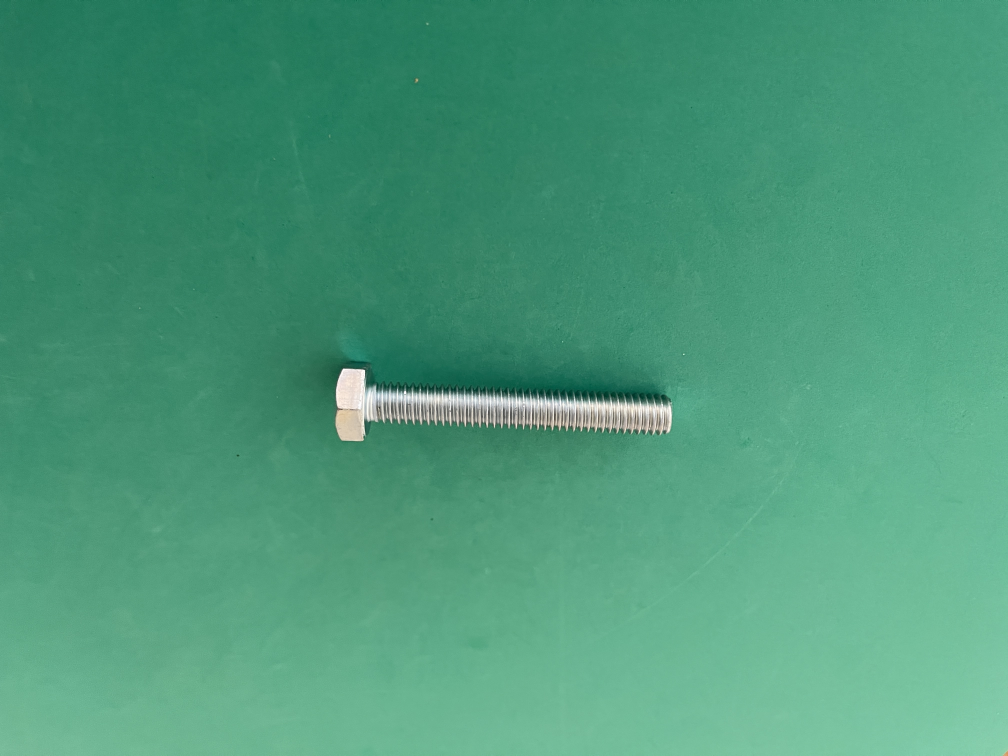
#> input picture RecycleWasteDataset/metal/metal(10).JPG, 4032 x 3024 px (shown at 1/4 size)
$ python -i SingleAutoLabelUsingRemBG.py   (imports and definitions only)
#> lines starting #> are read from the running program, lines starting #| are printed output that depends on the picture; after the words box and inside, x2 and y2 are one past the last pixel; in counts of white or black regions, pixels touching at a corner belong together
#> further down, picture is the input picture: shape (3024, 4032, 3); mean B, G, R 121.6, 153.1, 75.9
import cv2 as cv
import numpy as np
from matplotlib import pyplot as plt
import os
from os import listdir,mkdir
from os.path import isfile, join, exists
import copy
from rembg import remove

waste_name_list = [
    'Metal',
]
Label = 'Metal'
WRITE_IMAGE_OUTPUT = False
save_img_extension = 'jpg' # jpg png bmp ....
waste_name = waste_name_list[0]
dataset_path = 'D:/RecycleWasteDataset/test/'
dataset_crop_path = 'D:/DatasetMedicalWasteCropped/'
alpha_value = .7 # 0.1-1


img_path = dataset_path
img_crop_path = dataset_crop_path

mean_black = np.array([26,11,53])
mean_white = np.array([50,13,117])
mean_green_cam = np.array([110,191,122])
mean_green_mobile = np.array([119,191,101])

diff_thres_black = np.array([350,40,20]) # [70,110,40]  # [0-359,0-255,0-255] <<<<<<<<<<<<<<<<<<<<<<<<<<<<<<<<<<<<
diff_thres_white = np.array([80,40,20])  # [0-359,0-255,0-255] <<<<<<<<<<<<<<<<<<<<<<<<<<<<<<<<<<<<
diff_thres_green_cam = np.array([40,100,20])  # [0-359,0-255,0-255] <<<<<<<<<<<<<<<<<<<<<<<<<<<<<<<<<<<<<
diff_thres_green_mobile = np.array([45,60,40])  # [0-359,0-255,0-255] <<<<<<<<<<<<<<<<<<<<<<<<<<<<<<<<<<<<

padW = 8 # เติมช่องว่างรอบวัตถุด้านแนวนอน
padH = 8 # เติมช่องว่างรอบวัตถุด้านแนวตั้ง
class cvRect:
    # [9 lines left out: function __init__, not called in this run]
    def area(self):
        return self.w * self.h
    def tl(self):
        return [self.x,self.y]
    def br(self):
        return [self.x+self.w,self.y+self.h]
    def center(self):
        return [self.x+(self.w//2),self.y+(self.h//2)]
    def get_xywh(self):
        return  [self.x,self.y,self.w,self.h]


def pointBG(src_img):
    global mean_black,mean_white,mean_green_cam,mean_green_mobile
    global diff_thres_black,diff_thres_white,diff_thres_cam,diff_thres_mobile
    list_hists = []
    img = src_img.copy()
    # calc HSV hist
    hsv_planes = cv.split(img)
    for i in range(0,3):
        if(i==0): #H
            histr = cv.calcHist(hsv_planes,[i],None,[360],[0,360])
        elif(i==1): #S
            histr = cv.calcHist(hsv_planes,[i],None,[256],[0,256])
        elif(i==2): #V
            histr = cv.calcHist(hsv_planes,[i],None,[256],[0,256])
        list_hists.append(histr)
#> after the loop, list_hists = 3 items
    list_hists_np = np.array(list_hists,dtype=object)
    max_h = np.unravel_index(np.argmax(list_hists_np[0], axis=None), list_hists_np[0].shape)
#> max_h = (98, 0)
    max_s = np.unravel_index(np.argmax(list_hists_np[1], axis=None), list_hists_np[1].shape)
#> max_s = (128, 0)
    max_v = np.unravel_index(np.argmax(list_hists_np[2], axis=None), list_hists_np[2].shape)
#> max_v = (50, 0)
    #print(f"(max_h={max_h},max_s={max_s},max_v={max_v}")
    #print(f"{max_h[0]}\t{max_s[0]}\t{max_v[0]}")
    peak_HSV = np.array([max_h[0],max_s[0],max_v[0]])
#> peak_HSV = [98, 128, 50]
    #print(peak_HSV)
    # หาค่าความแตกต่างระหว่างสีของภาพ และค่าเฉลี่ยพื้นหลังของแต่ละสี
    diffBG = np.array([sum(abs(mean_black-peak_HSV)),sum(abs(mean_white-peak_HSV)),sum(abs(mean_green_cam-peak_HSV)),sum(abs(mean_green_mobile-peak_HSV))])
#> diffBG = [192, 230, 147, 135]
    idxMatchedBG = np.unravel_index(np.argmin(diffBG, axis=None), diffBG.shape)[0]
#> idxMatchedBG = 3
    #dict_bg = {0:"Black",1:"White",2:"GreenCam",3:"GreenMobile"}
    #print(dict_bg[idxMatchedBG])
    if(idxMatchedBG==0):
        low_H = np.int16(np.clip(max_h[0] - diff_thres_black[0],0,359)).item()
        low_S = np.int16(np.clip(max_s[0] - diff_thres_black[1],0,255)).item()
        low_V = np.int16(np.clip(max_v[0] - diff_thres_black[2],0,255)).item()
        high_H = np.int16(max_h[0] + diff_thres_black[0]).item()
        high_S = np.int16(max_s[0] + diff_thres_black[1]).item()
        high_V = np.int16(max_v[0] + diff_thres_black[2]).item()
    elif(idxMatchedBG==1):
        low_H = np.int16(np.clip(max_h[0] - diff_thres_white[0],0,359)).item()
        low_S = np.int16(np.clip(max_s[0] - diff_thres_white[1],0,255)).item()
        low_V = np.int16(np.clip(max_v[0] - diff_thres_white[2],0,255)).item()
        high_H = np.int16(max_h[0] + diff_thres_white[0]).item()
        high_S = np.int16(max_s[0] + diff_thres_white[1]).item()
        high_V = np.int16(max_v[0] + diff_thres_white[2]).item()
    elif(idxMatchedBG==2):
        low_H = np.int16(np.clip(max_h[0] - diff_thres_green_cam[0],0,359)).item()
        low_S = np.int16(np.clip(max_s[0] - diff_thres_green_cam[1],0,255)).item()
        low_V = np.int16(np.clip(max_v[0] - diff_thres_green_cam[2],0,255)).item()
        high_H = np.int16(max_h[0] + diff_thres_green_cam[0]).item()
        high_S = np.int16(max_s[0] + diff_thres_green_cam[1]).item()
        high_V = np.int16(max_v[0] + diff_thres_green_cam[2]).item()
    else:
        low_H = np.int16(np.clip(max_h[0] - diff_thres_green_mobile[0],0,359)).item()
#> low_H = 53
        low_S = np.int16(np.clip(max_s[0] - diff_thres_green_mobile[1],0,255)).item()
#> low_S = 68
        low_V = np.int16(np.clip(max_v[0] - diff_thres_green_mobile[2],0,255)).item()
#> low_V = 10
        high_H = np.int16(max_h[0] + diff_thres_green_mobile[0]).item()
#> high_H = 143
        high_S = np.int16(max_s[0] + diff_thres_green_mobile[1]).item()
#> high_S = 188
        high_V = np.int16(max_v[0] + diff_thres_green_mobile[2]).item()
#> high_V = 90

    lowerb = (low_H, low_S, low_V)
#> lowerb = (53, 68, 10)
    upperb = (high_H, high_S, high_V)
#> upperb = (143, 188, 90)
    lowerb = (low_H, low_S, low_V)
    upperb = (high_H, high_S, high_V)
    #print(f"lowerb{lowerb}")
    #print(f"upperb{upperb}")
    inrange_img = cv.inRange(img, lowerb, upperb)
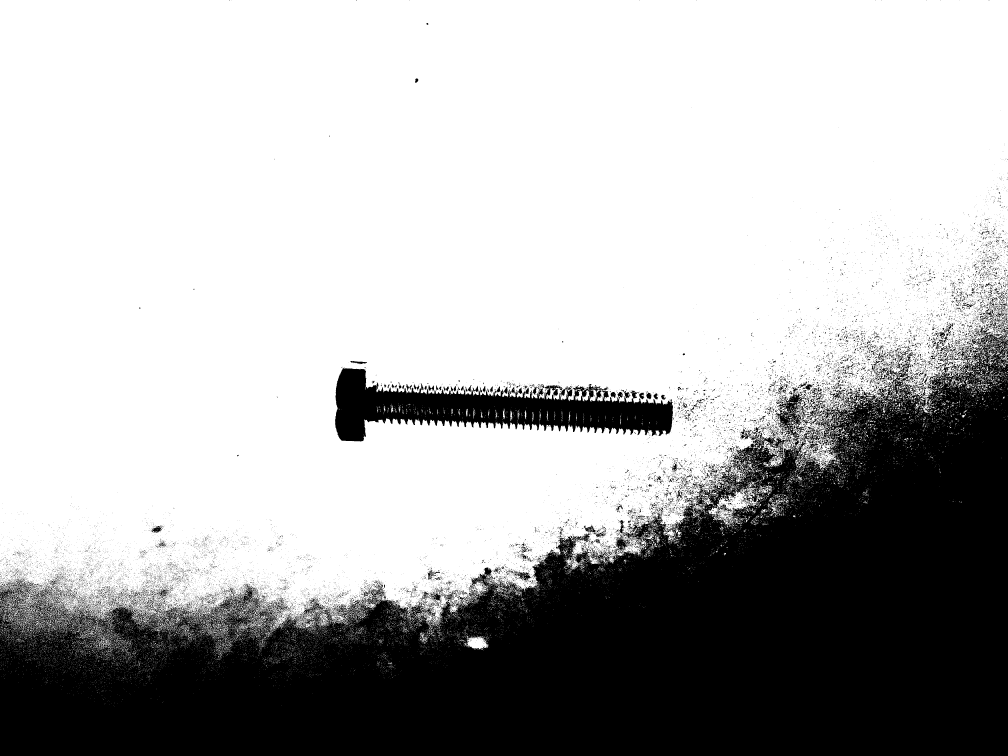
#> inrange_img: shape (3024, 4032) (shown at 1/4 size); 69.2% white; 24151 black regions (23090 under 20 px), largest, box (x1, y1, x2, y2) and area: (0, 1304, 4032, 3024) 3423853, (1340, 1470, 2692, 1766) 180074, (3100, 1566, 3226, 1767) 9593
    detected_color = idxMatchedBG #{0:"Black",1:"White",2:"GreenCam",3:"GreenMobile"}
#> detected_color = 3
    return inrange_img, detected_color

# [145 lines left out: functions locateBG, ProcessInEachFolder, main, not called in this run]


# [2 lines not run here, left out]

>>> import cv2
>>> picture = cv2.imread('RecycleWasteDataset/metal/metal(10).JPG')
>>> result = pointBG(picture)

$ run again, on RecycleWasteDataset/metal/metal(6).JPG
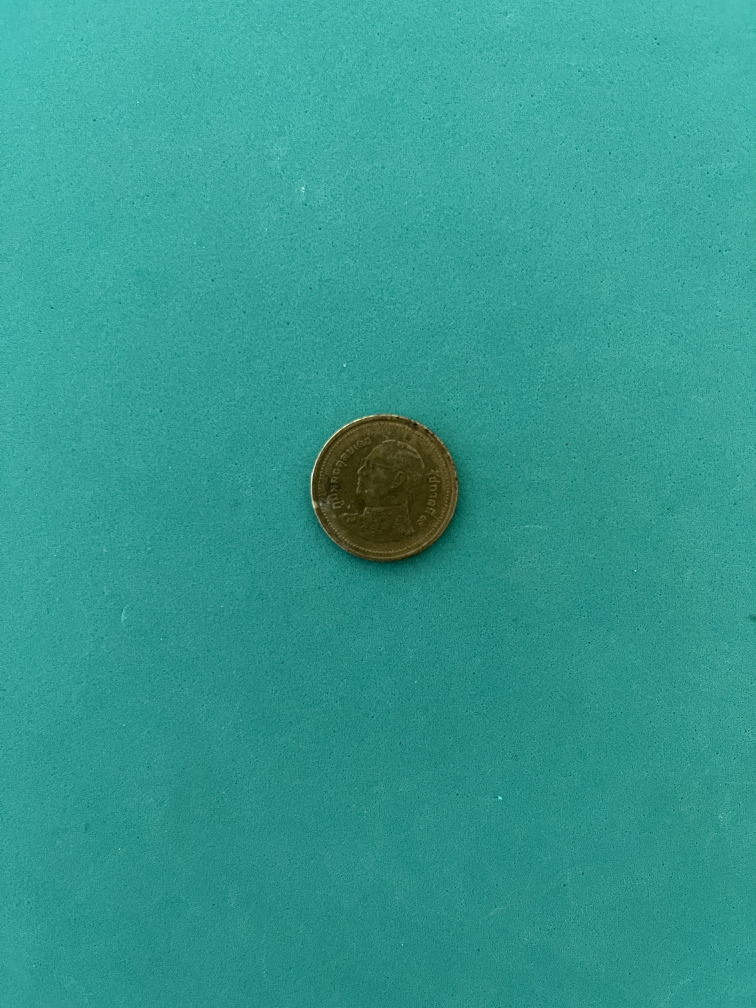
#> input picture RecycleWasteDataset/metal/metal(6).JPG, 3024 x 4032 px (shown at 1/4 size)
#> picture is the input picture: shape (4032, 3024, 3); mean B, G, R 143.2, 153.5, 51
#> after the loop in pointBG, `for i in range(0,3):`: list_hists = 3 items
#> max_h = (138, 0)
#> max_s = (148, 0)
#> max_v = (48, 0)
#> peak_HSV = [138, 148, 48]
#> diffBG = [254, 292, 145, 115]
#> idxMatchedBG = 3
#> low_H = 93
#> low_S = 88
#> low_V = 8
#> high_H = 183
#> high_S = 208
#> high_V = 88
#> lowerb = (93, 88, 8)
#> upperb = (183, 208, 88)
#> in pointBG, `inrange_img = cv.inRange(img, lowerb, upperb)`:
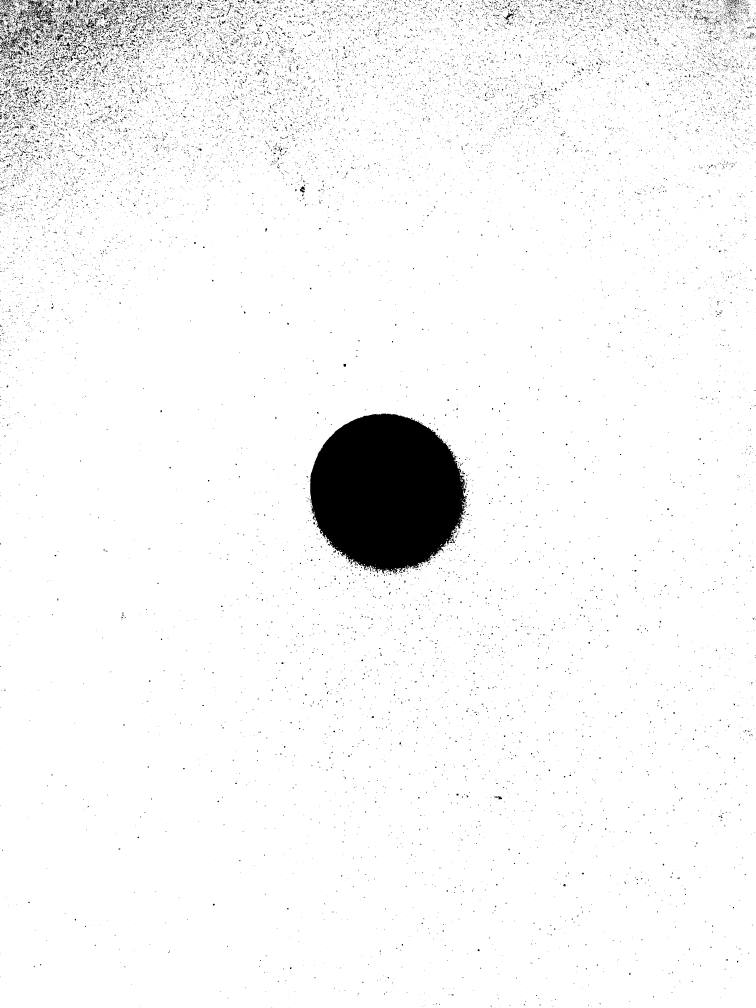
#> inrange_img: shape (4032, 3024) (shown at 1/4 size); 96% white; 33111 black regions (31547 under 20 px), largest, box (x1, y1, x2, y2) and area: (1240, 1654, 1869, 2301) 303530, (67, 0, 228, 140) 5514, (0, 117, 80, 209) 1602
#> detected_color = 3

$ run again, on RecycleWasteDataset/metal/metal(7).JPG
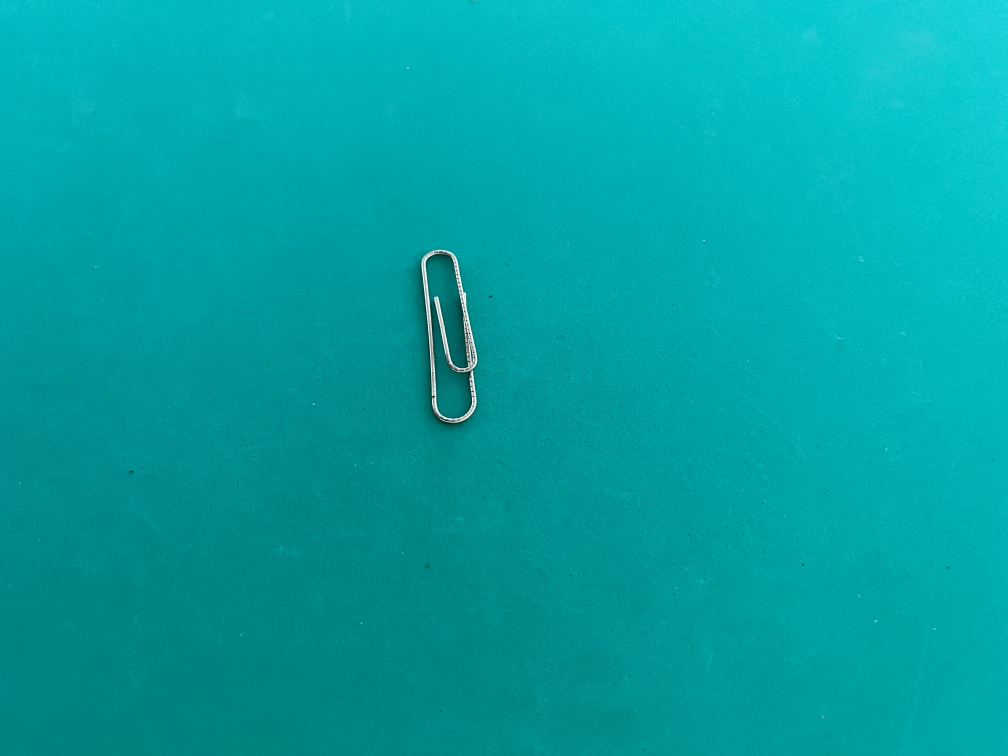
#> input picture RecycleWasteDataset/metal/metal(7).JPG, 4032 x 3024 px (shown at 1/4 size)
#> picture is the input picture: shape (3024, 4032, 3); mean B, G, R 161.9, 160.3, 2.1
#> after the loop in pointBG, `for i in range(0,3):`: list_hists = 3 items
#> max_h = (131, 0)
#> max_s = (132, 0)
#> max_v = (0, 0)
#> peak_HSV = [131, 132, 0]
#> diffBG = [279, 317, 202, 172]
#> idxMatchedBG = 3
#> low_H = 86
#> low_S = 72
#> low_V = 0
#> high_H = 176
#> high_S = 192
#> high_V = 40
#> lowerb = (86, 72, 0)
#> upperb = (176, 192, 40)
#> in pointBG, `inrange_img = cv.inRange(img, lowerb, upperb)`:
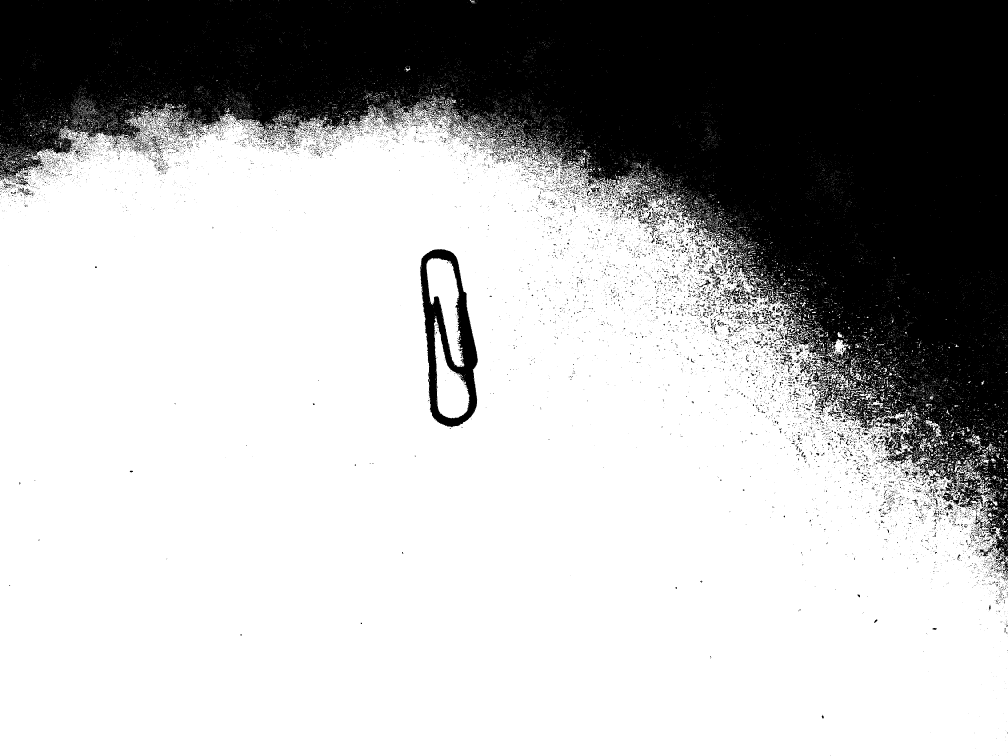
#> inrange_img: shape (3024, 4032) (shown at 1/4 size); 70.3% white; 16514 black regions (15199 under 20 px), largest, box (x1, y1, x2, y2) and area: (0, 0, 4032, 2268) 3419638, (1680, 996, 1911, 1709) 61969, (2894, 1152, 3002, 1218) 2530
#> detected_color = 3

$ run again, on RecycleWasteDataset/metal/metal(8).JPG
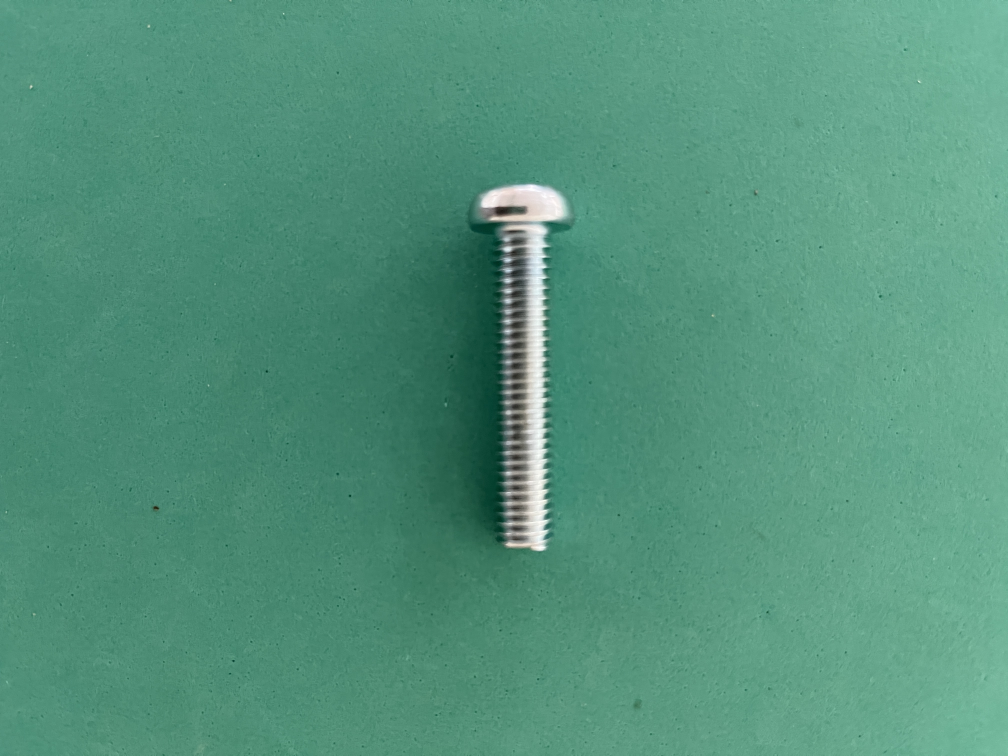
#> input picture RecycleWasteDataset/metal/metal(8).JPG, 4032 x 3024 px (shown at 1/4 size)
#> picture is the input picture: shape (3024, 4032, 3); mean B, G, R 123.5, 146.7, 83.7
#> after the loop in pointBG, `for i in range(0,3):`: list_hists = 3 items
#> max_h = (115, 0)
#> max_s = (137, 0)
#> max_v = (73, 0)
#> peak_HSV = [115, 137, 73]
#> diffBG = [235, 233, 108, 86]
#> idxMatchedBG = 3
#> low_H = 70
#> low_S = 77
#> low_V = 33
#> high_H = 160
#> high_S = 197
#> high_V = 113
#> lowerb = (70, 77, 33)
#> upperb = (160, 197, 113)
#> in pointBG, `inrange_img = cv.inRange(img, lowerb, upperb)`:
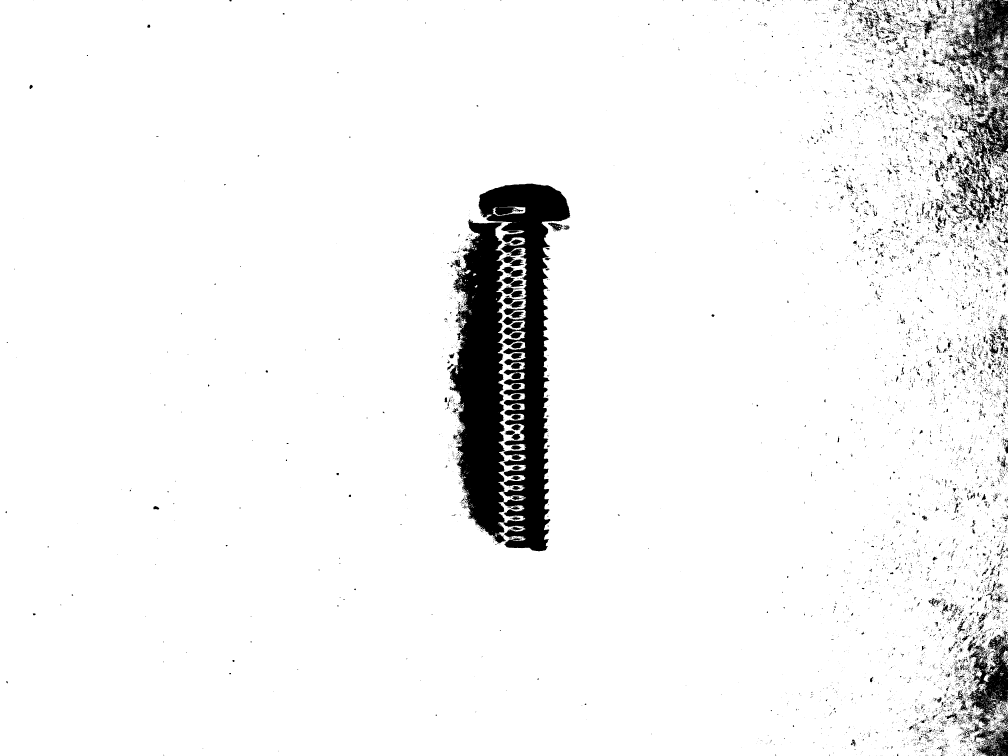
#> inrange_img: shape (3024, 4032) (shown at 1/4 size); 94.5% white; 14274 black regions (12983 under 20 px), largest, box (x1, y1, x2, y2) and area: (1914, 734, 2281, 2205) 195586, (1796, 877, 2024, 2173) 191636, (3775, 0, 4032, 413) 40061
#> detected_color = 3
